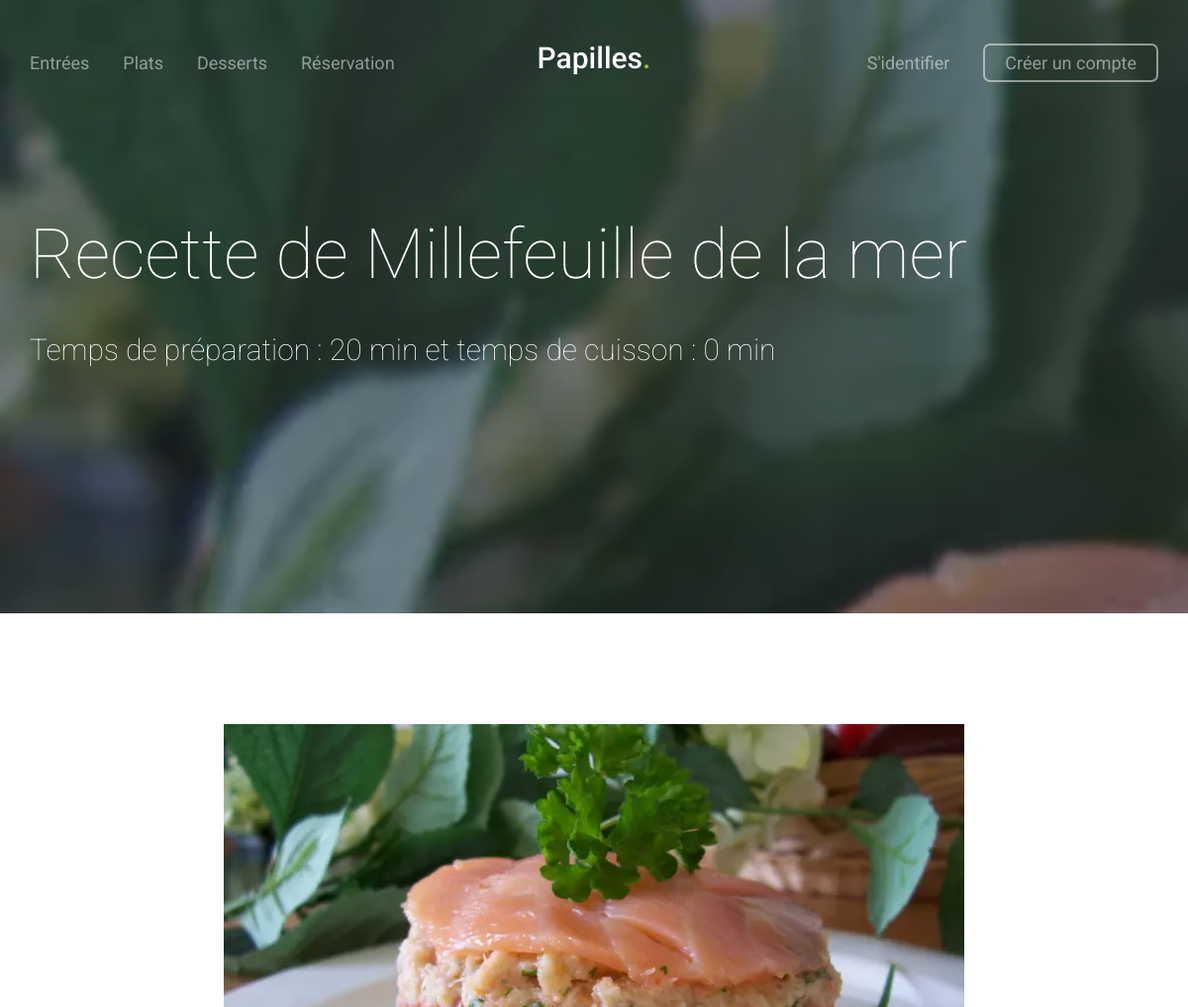
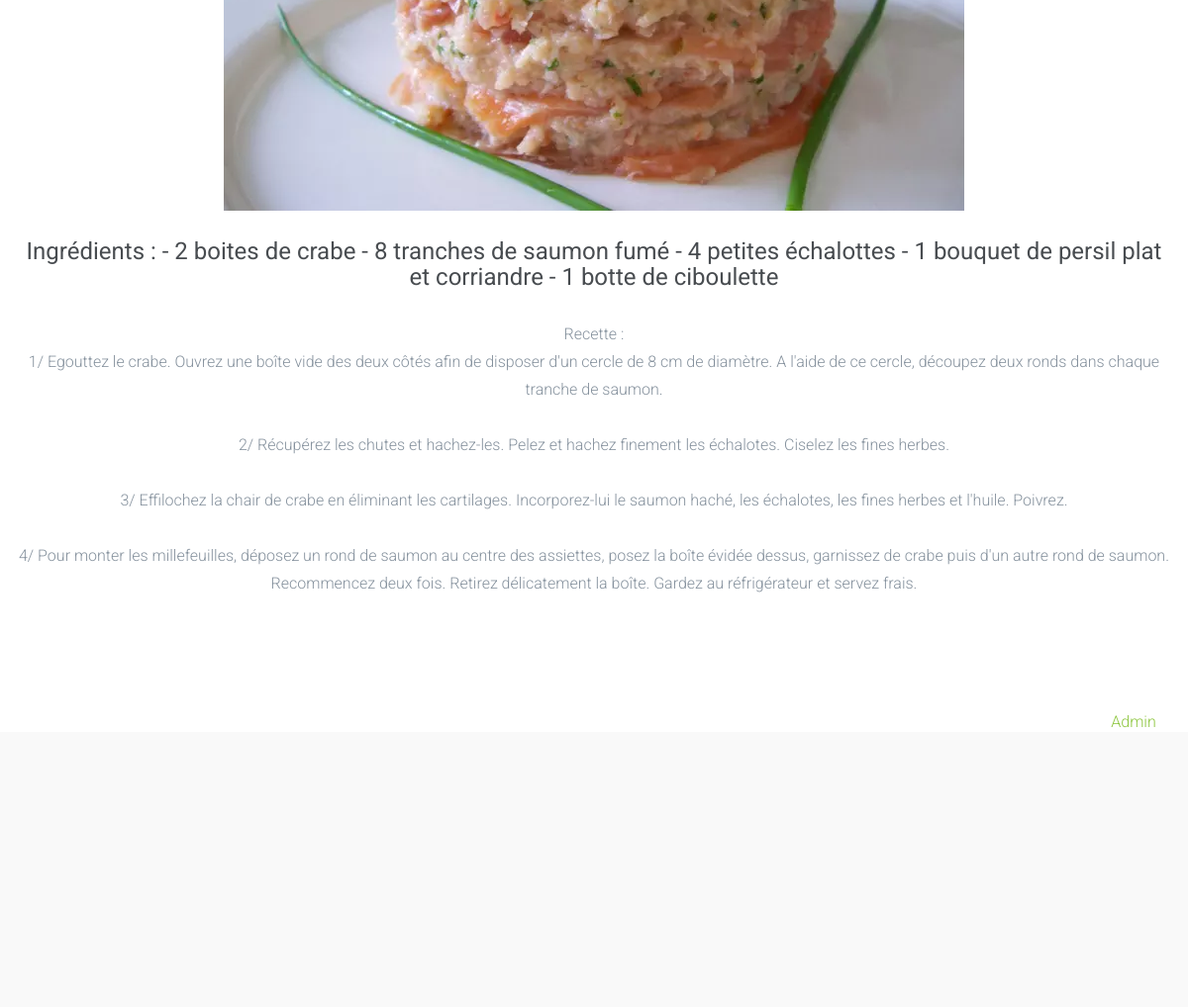
Page /index.php?recette=17 on the committed database (2 pictures, top to bottom).
### tables this page shows
CREATE TABLE `Recette` (
  `idrecette` int(11) NOT NULL,
  `idcategorie` int(11) NOT NULL,
  `designation` varchar(30) NOT NULL,
  `description` varchar(42) NOT NULL,
  `ingredients` text NOT NULL,
  `recette` text NOT NULL,
  `tempspreparation` int(11) DEFAULT NULL,
  `tempscuisson` int(11) DEFAULT NULL,
  `imgrecette` varchar(64) NOT NULL
);

### recette/controller/ControllerRecette.php (called while the page is built, shortened)
<?php
class ControllerRecette
{
    private $model;
    public function __construct() {
        $this->model = new RecetteModel();
    }
    public function getRecette($id) {
        $content = $this->model->findOne($id);
        include('recette/view/vue_recette.php');
    }
}

### recette/model/RecetteModel.php (called while the page is built, shortened)
<?php
class RecetteModel extends Model {
    public function __construct() {
        $this->table = "Recette";
    }
    public function findOne($id) {
        $data = $this->read($id);
        return new Recette($data);
    }
}

### recette/model/Model.php (called while the page is built, shortened)
<?php
class Model
{
    private $connexion;
    protected $table;
    public function __construct() {
        $db = new Database();
        $this->connexion = $db->getConnection();
    }
    public function read($id)
    {
        $sql = "SELECT * FROM " . $this->table . " WHERE idrecette=" . $id;
        $retour = $this->connexion->query($sql);
        $content = $retour->fetch(PDO::FETCH_ASSOC);
        return $content;
    }
}

### recette/config/Database.php (called while the page is built, shortened)
<?php
class Database
{
    private $_host = "localhost";
    private $_db_name = "SiteWebRecette";
    private $_username = "user";
    private $_password = "user";
    public function getConnection() {
        $this->_conn = null;
        try {
            $this->_conn = new \PDO("mysql:host=" . $this->_host . ";dbname=" . $this->_db_name, $this->_username, $this->_password);
            $this->_conn->exec("set names utf8");
        } catch (\PDOException $exception) {
            echo "Connection error: " . $exception->getMessage();
        }
        return $this->_conn;
    }
}

### recette/entity/Recette.php (called while the page is built, shortened)
<?php
class Recette
{
    public function hydrate(array $donnees)
    {
        foreach ($donnees as $key => $value)
        {
            $method = 'set'.ucfirst($key);
        }
    }
    public function setDesignation($designation)
    {
        $this->designation = $designation;
    }
    public function setIngredients($ingredients)
    {
        $this->ingredients = $ingredients;
    }
    public function setRecette($recette)
    {
        $this->recette = $recette;
    }
    public function setTempsPreparation($temps_preparation)
    {
        $this->temps_preparation = $temps_preparation;
    }
    public function setTempsCuisson($temps_cuisson)
    {
        $this->temps_cuisson = $temps_cuisson;
    }
    public function setImgRecette($img_recette)
    {
        $this->img_recette = $img_recette;
    }
}

### recette/view/vue_recette.php (the view, shortened to what this page needs)
<!DOCTYPE html>
 <html class="no-js">
<head>
    <link rel="stylesheet" href="../../css/animate.css">
    <link rel="stylesheet" href="../../css/flexslider.css">
    <link rel="stylesheet" href="../../css/icomoon.css">
    <link rel="stylesheet" href="../../css/magnific-popup.css">
    <link rel="stylesheet" href="../../css/bootstrap.css">
    <link rel="stylesheet" href="../../css/style.css">
</head>
<body>
<div id="fh5co-page">
    <section id="fh5co-header">
        <div class="container">
            <nav role="navigation">
                <ul class="pull-left left-menu">
                    <li><a href="index.php?id=1">Entrées</a></li>
                    <li><a href="index.php?id=2">Plats</a></li>
                    <li><a href="index.php?id=3">Desserts</a></li>
                    <li><a href="index.php?id=4">Réservation</a></li>
                </ul>
                <h1 id="fh5co-logo"><a href="../../index.php">Papilles<span>.</span></a></h1>
                <ul class="pull-right right-menu">
                    <?php if(isset($_SESSION['login'])) : ?>
                        <li><p class="login">Bonjour <?=$_SESSION['login'] ?></p></li>
                        <li><a href="logout.php">Déconnexion</a></li>
                    <?php else : ?>
                        <li><a href="index.php?action=login">S'identifier</a></li>
                        <li class="fh5co-cta-btn"><a href="index.php?action=save">Créer un compte</a></li>
                    <?php endif; ?>
                </ul>
            </nav>
        </div>
    </section>
    <section id="fh5co-hero" class="no-js-fullheight" style="background-image: url(<?=$content->img_recette ?>);" data-next="yes">
        <div class="fh5co-overlay"></div>
        <div class="container">
            <div class="fh5co-intro no-js-fullheight">
                <div class="fh5co-intro-text">
                    <h2 class="animate-box">Recette de <?=$content->designation ?></h2>
                    <h3 class="animate-box">Temps de préparation : <?=$content->temps_preparation ?> min et temps de cuisson : <?=$content->temps_cuisson ?> min</h3>
                </div>
            </div>
        </div>
    </section>
    <div id="fh5co-about">
        <div class="container">
            <div class="row">
                <div class="fh5co-person">
                    <img src=<?=$content->img_recette ?> alt="img_food" class="img-recette" align="center" /><br />
                    <h3>Ingrédients : <?=$content->ingredients ?></h3>
                    <p>Recette : <br /><?=nl2br($content->recette) ?></p>
                </div>
            </div>
        </div>
    </div>
</div>
</body>
</html>
<?php
include('footer.php');
?>

### css/style.css (style rules this page uses)
body { font-family: "Roboto", Arial, sans-serif; font-size: 16px; line-height: 28px; font-weight: 300; color: #85919d; height: 100%; position: relative; }
a { color: #8dc63f; -webkit-transition: 0.5s; -o-transition: 0.5s; transition: 0.5s; }
p, figure { margin-bottom: 1.5em; }
h1, h2, h3, h4, h5, h6 { color: #484c50; font-family: "Roboto", Arial, sans-serif; font-weight: 400; margin: 0 0 30px 0; }
body { background: #efefef url(../images/white_wave.png) repeat; }
#fh5co-header { position: absolute; width: 100%; left: 0; padding-top: 50px; z-index: 12; }
#fh5co-header #fh5co-logo { text-align: center; display: block; position: absolute; width: 100%; left: 0; top: -12px; z-index: 1; }
#fh5co-header #fh5co-logo a { font-size: 30px; font-weight: 500; color: white; }
#fh5co-header #fh5co-logo a span { color: #8dc63f; }
#fh5co-header nav { position: relative; }
#fh5co-header nav ul { padding: 0; margin: 0; z-index: 2; position: relative; }
#fh5co-header nav ul li { display: inline; }
#fh5co-header nav ul li a { font-size: 18px; color: rgba(255, 255, 255, 0.5); font-weight: 400; }
#fh5co-header nav ul li.fh5co-cta-btn a { position: relative; border-bottom: none; padding: 7px 20px; border: 2px solid rgba(255, 255, 255, 0.5); -webkit-border-radius: 7px; -moz-border-radius: 7px; -ms-border-radius: 7px; border-radius: 7px; }
#fh5co-header nav ul.left-menu li { margin-right: 30px; }
#fh5co-header nav ul.right-menu li { margin-left: 30px; }
#fh5co-hero { background-color: transparent; background-size: cover; background-attachment: fixed; background-repeat: no-repeat; position: relative; width: 100%; }
#fh5co-hero .fh5co-overlay { position: absolute; top: 0; left: 0; right: 0; bottom: 0; background: #2a2d36; opacity: .54; z-index: 9; }
#fh5co-hero .fh5co-intro { display: table; width: 100%; z-index: 10; position: relative; }
#fh5co-hero .fh5co-intro > div { vertical-align: middle; display: table-cell; }
#fh5co-hero .fh5co-intro > div h2 { font-size: 70px; line-height: 87px; font-weight: 100; color: white; }
#fh5co-hero .fh5co-intro > div h3 { font-weight: 100; font-size: 30px; line-height: 45px; color: white; }
.no-js-fullheight { height: 620px; }
#fh5co-features, #fh5co-features-2, #fh5co-features-3, #fh5co-features-4, #fh5co-projects, #fh5co-testimonials, #fh5co-about, #fh5co-subscribe, #fh5co-info, #fh5co-pricing, #fh5co-faqs, #fh5co-footer { background-color: #fff; padding: 7em 0; }
img.img-recette { display: block; margin-left: auto; margin-right: auto }
.fh5co-person { text-align: center; }
#fh5co-offcanvas, .fh5co-nav-toggle, #fh5co-page { -webkit-transition: 0.5s; -o-transition: 0.5s; transition: 0.5s; }
#fh5co-offcanvas, .fh5co-nav-toggle, #fh5co-page { position: relative; }
#fh5co-page { z-index: 2; -webkit-transition: 0.5s; -o-transition: 0.5s; transition: 0.5s; }
#fh5co-offcanvas ul li { padding: 0; margin: 0 0 10px 0; list-style: none; line-height: 28px; }
#fh5co-offcanvas ul li a { font-size: 18px; color: rgba(255, 255, 255, 0.7); }
.js .animate-box { opacity: 0; }

### rows in the picture
recette: imgrecette (picture), designation "Millefeuille de la mer", tempspreparation "20", tempscuisson "0", ingredients "- 2 boites de crabe - 8 tranches de saumon fumé - 4 petites échalottes - 1 bouquet de persil plat et corriandre - 1 botte de ciboulette", recette "1/ Egouttez le crabe. Ouvrez une boîte vide des deux côtés afin de disposer d'un cercle de 8 cm de diamètre. A l'aide de ce cercle, découpez deux ronds dans chaque tranche de saumon. 2/ Récupérez les chutes et hachez-les. Pelez et hachez finement les échalotes. Ciselez les fines herbes. 3/ Effilochez la chair de crabe en éliminant les cartilages. Incorporez-lui le saumon haché, les échalotes, les fines herbes et l'huile. Poivrez. 4/ Pour monter les millefeuilles, déposez un rond de saumon au centre des assiettes, posez la boîte évidée dessus, garnissez de crabe puis d'un autre rond de saumon. Recommencez deux fois. Retirez délicatement la boîte. Gardez au réfrigérateur et servez frais."
